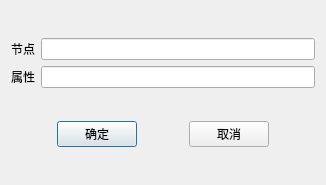
<?xml version="1.0" encoding="UTF-8"?>
<ui version="4.0">
 <class>Dialog</class>
 <widget class="QDialog" name="Dialog">
  <property name="geometry">
   <rect>
    <x>0</x>
    <y>0</y>
    <width>326</width>
    <height>185</height>
   </rect>
  </property>
  <property name="windowTitle">
   <string>Dialog</string>
  </property>
  <layout class="QGridLayout" name="gridLayout">
   <item row="0" column="0">
    <layout class="QHBoxLayout" name="horizontalLayout">
     <item>
      <layout class="QVBoxLayout" name="verticalLayout">
       <item>
        <widget class="QLabel" name="label">
         <property name="text">
          <string>节点</string>
         </property>
        </widget>
       </item>
       <item>
        <widget class="QLabel" name="label_2">
         <property name="text">
          <string>属性</string>
         </property>
        </widget>
       </item>
      </layout>
     </item>
     <item>
      <layout class="QVBoxLayout" name="verticalLayout_2">
       <item>
        <widget class="QLineEdit" name="lineEdit"/>
       </item>
       <item>
        <widget class="QLineEdit" name="lineEdit_2"/>
       </item>
      </layout>
     </item>
    </layout>
   </item>
   <item row="1" column="0">
    <layout class="QHBoxLayout" name="horizontalLayout_2">
     <item>
      <spacer name="horizontalSpacer">
       <property name="orientation">
        <enum>Qt::Horizontal</enum>
       </property>
       <property name="sizeHint" stdset="0">
        <size>
         <width>40</width>
         <height>20</height>
        </size>
       </property>
      </spacer>
     </item>
     <item>
      <widget class="QPushButton" name="pushButton">
       <property name="text">
        <string>确定</string>
       </property>
      </widget>
     </item>
     <item>
      <spacer name="horizontalSpacer_3">
       <property name="orientation">
        <enum>Qt::Horizontal</enum>
       </property>
       <property name="sizeHint" stdset="0">
        <size>
         <width>40</width>
         <height>20</height>
        </size>
       </property>
      </spacer>
     </item>
     <item>
      <widget class="QPushButton" name="pushButton_2">
       <property name="text">
        <string>取消</string>
       </property>
      </widget>
     </item>
     <item>
      <spacer name="horizontalSpacer_2">
       <property name="orientation">
        <enum>Qt::Horizontal</enum>
       </property>
       <property name="sizeHint" stdset="0">
        <size>
         <width>40</width>
         <height>20</height>
        </size>
       </property>
      </spacer>
     </item>
    </layout>
   </item>
  </layout>
 </widget>
 <resources/>
 <connections/>
</ui>
